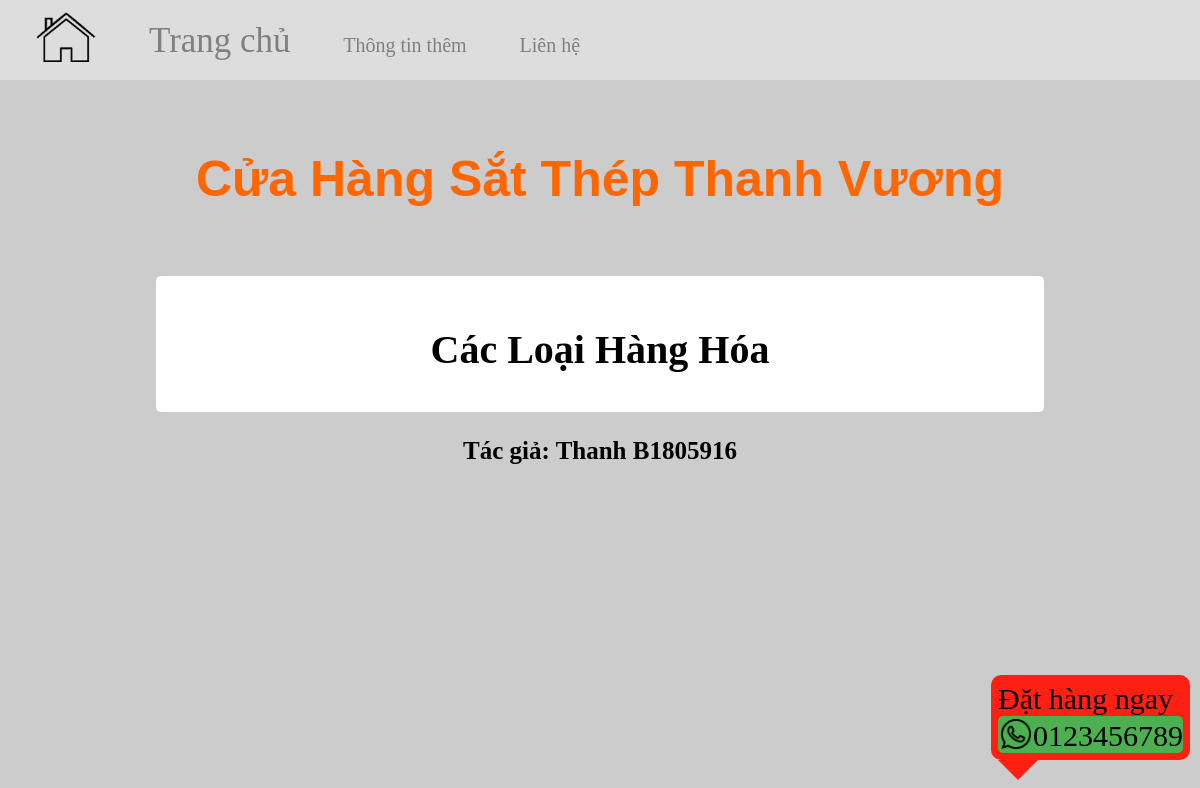
The app's page /, older data.
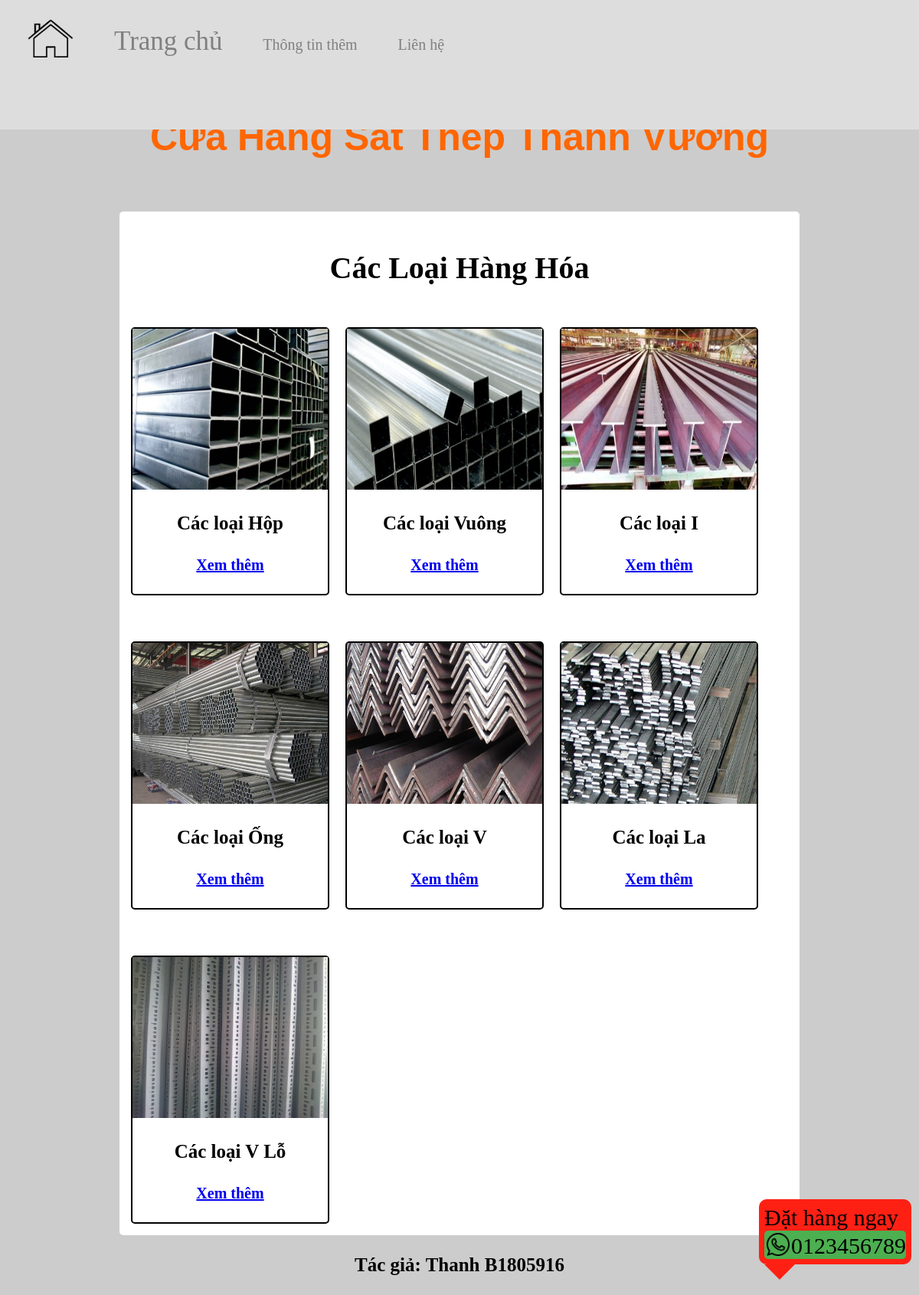
The same page, newer data.
### tables this page shows
CREATE TABLE HangHoa
(
	MSHH INT AUTO_INCREMENT PRIMARY KEY,  
	TenHH NVARCHAR(30) NOT NULL,  
	QuyCach CHAR(7) NOT NULL,  
	Gia DECIMAL(15, 2) NOT NULL,  
	SoLuongHang INT NOT NULL,  
	MaLoaiHang INT NOT NULL,  
	FOREIGN KEY (MaLoaiHang) REFERENCES LoaiHangHoa(MaLoaiHangHoa),
	Location VARCHAR(128),  
	GhiChu NVARCHAR(128)  
);

CREATE TABLE LoaiHangHoa
(
	MaLoaiHangHoa INT AUTO_INCREMENT PRIMARY KEY,  
	TenLoaiHangHoa NVARCHAR(30) NOT NULL  
);

### dao/dao.php (called while the page is built, shortened)
<?php
abstract class DAO
{
    public function __construct($servername = "localhost", $username = "root", $password = "", $database = "quanlydathang")
    {
        $this->servername = $servername;
        $this->username = $username;
        $this->password = $password;
        $this->database = $database;
        $this->cnn = new mysqli($this->servername, $this->username, $this->password, $this->database);
    }
}
class ItemDAO extends DAO
{
    public function getAllItem()
    {
        $sql = "SELECT hh.*, lhh.TenLoaiHangHoa TenLoai FROM HangHoa hh, LoaiHangHoa lhh
                WHERE hh.MaLoaiHang = lhh.MaLoaiHangHoa;";
        $stmt = $this->cnn->query($sql);
        $items = [];
        while ($r = $stmt->fetch_assoc()) {
            $items[] = $r;
        }
        return $items;
    }
}

### index.php (the view, shortened to what this page needs)
<?php
    require_once "layouts/header.php"
?>
<h1 class="hdr">Cửa Hàng Sắt Thép Thanh Vương</h1>
<div class="pro-area">
    <h2 class="hdr">Các Loại Hàng Hóa</h2>
    <div class="pro-cont">
        <?php
        $dao = new ItemDAO();
        $items = $dao->getAllItem();
        foreach ($items as $key => $value) {
            echo sprintf(
            '
            <div class="pro">
                <a href="detail.php?id=%s"><img class="ico" src="%s"></a>
                <div style="text-align:center">
                    <h3>Các loại %s</h3>
                    <h3><a href="detail.php?id=%s">Xem thêm</a></h3>
                </div>
            </div>
            ',
            $value["MSHH"],
            $_PATH["img"].$value["MSHH"]."/".$value["Location"],
            $value["TenLoai"],
            $value["MSHH"]);
        }
    ?>
    </div>
</div>
<?php require_once $_PATH["footer"]; ?>

### layouts/head.php (shortened to what this page needs)
<!DOCTYPE html>
<html lang="vi">
<?php
    $_PATH = [
        "root" => "CT428_WEB/",
        "ico" => "src/ico/",
        "img" => "src/img/",
        "css" => "src/css/",
        "js" => "src/js/",
        "dao" => "dao/dao.php",
        "layouts" => "layouts/",
        "footer" => "layouts/footer.php",
        "err" => "layouts/err.php"
    ];
?>
<head>
    <link rel="stylesheet" href="<?php echo $_PATH["css"];?>styles.css">
</head>

### layouts/header.php
<?php
    require_once "head.php";
?>
<body>
<header>
    <nav class="nav-bar">
        <a class="nav-bar-item" style="bottom: 0;" href="index.php">
            <img src="<?php echo $_PATH["ico"]; ?>home-ico.png" class="ico">
        </a>
        <a class="nav-bar-item" href="index.php" style="font-size:35px">Trang chủ</a>
        <a class="nav-bar-item" href="info.php">Thông tin thêm</a>
        <a class="nav-bar-item" href="contact.php">Liên hệ</a>
    </nav>
     <div class="phone">
        Đặt hàng ngay
        <div>
           <img class="ico" src="<?php echo $_PATH["ico"]; ?>call-ico.png">
           <span style="font-size:30px">0123456789</span>
        </div>
    </div>
</header>
<main>

### layouts/footer.php
</main>
<footer>
    <h3>Tác giả: Thanh B1805916</h3>
</footer>
</body>
</html>

### src/css/styles.css (style rules this page uses)
header { position: fixed; top: 0; left: 0; background-color: #ddd; width: 100%; height: 10%; z-index: 100; }
.nav-bar { position: absolute; width: 80%; height: 100%; top: 15%; left: 3%; }
.nav-bar .ico { height: 50px; width:60px; }
.nav-bar-item { position: relative; bottom: 10px; margin-right: 5%; color: grey; font-size: 20px; }
a.nav-bar-item { text-decoration: none; }
.pro-area { position: relative; margin: auto; min-width: 850px; background-color: white; width: 75%; height: 80%; border-radius: 5px; }
.pro-cont { display: grid; grid-template-columns: repeat(auto-fit, 250px); gap: 30px 30px; }
.pro { border: solid 2px black; border-radius: 5px; margin: 15px; width: 102%; }
.pro .ico { width: 100%; height: 210px; }
.phone { position: fixed; right: 10px; bottom: 40px; background-color: #FF2014; font-size: 30px; border-radius: 10px; padding: 7px; }
.phone::after { position: fixed; bottom: 20px; content: ""; width: 0; height: 0; border-left: 20px solid transparent; border-right: 20px solid transparent; border-top: 20px solid #FF2014; }
.phone div { background-color: #4CAF50; border-radius: 5px; }
.phone img { position: relative; top: 3px; left: 3px; }
.hdr { margin-bottom: 150px; }
* { font-size: 20px; }
.hdr { position: relative; top: 50px; margin-bottom: 10%; }
h1 { font-size: 50px; font-family: sans-serif; color: #FF6600; }
h2 { font-size: 40px; }
h3 { font-size: 25px; }
body { position: relative; background-color: #CCCCCC; }
main { position: relative; height: 100%; text-align: center; margin: 0; margin-top: 100px; }
footer { position: relative; width: 100%; text-align: center; }
.ico { width: 30px; height: 30px; }

Row changes from the older to the newer data that the page shows:
added hanghoa: MSHH+Location (picture), MaLoaiHang.TenLoaiHangHoa "Hộp"
added hanghoa: MSHH+Location (picture), MaLoaiHang.TenLoaiHangHoa "Vuông"
added hanghoa: MSHH+Location (picture), MaLoaiHang.TenLoaiHangHoa "I"
added hanghoa: MSHH+Location (picture), MaLoaiHang.TenLoaiHangHoa "Ống"
added hanghoa: MSHH+Location (picture), MaLoaiHang.TenLoaiHangHoa "V"
added hanghoa: MSHH+Location (picture), MaLoaiHang.TenLoaiHangHoa "La"
added hanghoa: MSHH+Location (picture), MaLoaiHang.TenLoaiHangHoa "V Lỗ"
